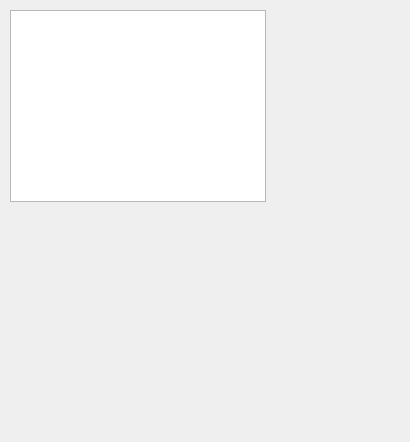
<?xml version="1.0" encoding="UTF-8"?>
<ui version="4.0">
 <class>myQtWidget</class>
 <widget class="QWidget" name="myQtWidget">
  <property name="geometry">
   <rect>
    <x>0</x>
    <y>0</y>
    <width>410</width>
    <height>442</height>
   </rect>
  </property>
  <property name="windowTitle">
   <string>myQtWidget</string>
  </property>
  <widget class="QGraphicsView" name="graphicsView">
   <property name="geometry">
    <rect>
     <x>10</x>
     <y>10</y>
     <width>256</width>
     <height>192</height>
    </rect>
   </property>
  </widget>
 </widget>
 <resources/>
 <connections/>
</ui>
